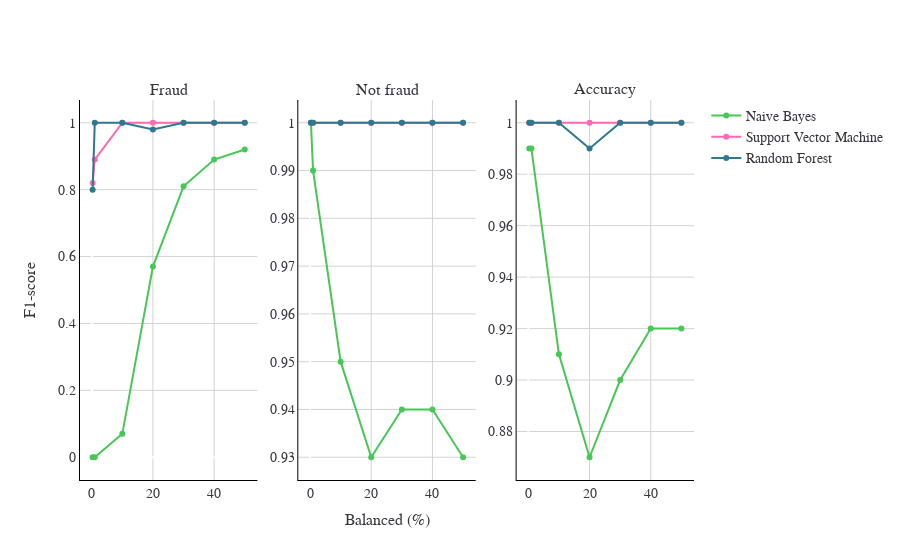

The notebook cell saved with this chart:
### Markdown cell above
#### Results

### Code cell
x_axis = ['0.3%', '1%', '10%', '20%', '30%', '40%', '50%']

fig = make_subplots(rows=1, cols=3, shared_xaxes=True, subplot_titles=['Fraud', 'Not fraud', 'Accuracy'], x_title='Balanced (%)', y_title='F1-score')

fig.add_traces([go.Scatter(x=x_axis, y=[0, 0, 0.07, 0.57, 0.81, 0.89, 0.92], name='Naive Bayes', line=dict(color="#46C756")),
                go.Scatter(x=x_axis, y=[0.82, 0.89, 1, 1, 1, 1, 1], name='Support Vector Machine', line=dict(color="#FF69B4")),
                go.Scatter(x=x_axis, y=[0.8, 1, 1, 0.98, 1, 1, 1], name='Random Forest', line=dict(color="#2E7890"))], rows=[1,1,1], cols=[1,1,1])

fig.add_traces([go.Scatter(x=x_axis, y=[1, 0.99, 0.95, 0.93, 0.94, 0.94, 0.93], line=dict(color="#46C756"), showlegend=False),
                go.Scatter(x=x_axis, y=[1, 1, 1, 1, 1, 1, 1], line=dict(color="#FF69B4"), showlegend=False),
                go.Scatter(x=x_axis, y=[1, 1, 1, 1, 1, 1, 1], line=dict(color="#2E7890"), showlegend=False)], rows=[1,1,1], cols=[2,2,2])

fig.add_traces([go.Scatter(x=x_axis, y=[0.99, 0.99, 0.91, 0.87, 0.90, 0.92, 0.92], line=dict(color="#46C756"), showlegend=False),
                go.Scatter(x=x_axis, y=[1, 1, 1, 1, 1, 1, 1], line=dict(color="#FF69B4"), showlegend=False),
                go.Scatter(x=x_axis, y=[1, 1, 1, 0.99, 1, 1, 1], line=dict(color="#2E7890"), showlegend=False)], rows=[1,1,1], cols=[3,3,3])

fig.update_layout(
plot_bgcolor = 'white',
font = {'family': 'Arial','size': 14,'color': '#37363d'})

fig.update_xaxes( showgrid=True, gridwidth=1, gridcolor='lightgray',
showline=True, linewidth=1, linecolor='black')

fig.update_yaxes(showgrid=True, gridwidth=1, gridcolor='lightgray',
showline=True, linewidth=1, linecolor='black')

fig.show()

### Figure 1 — Plotly figure (JSON) as saved in the notebook; plotly's stock layout.template omitted (floating-point values rounded to 4 significant figures)
{"data": [{"line": {"color": "#46C756"}, "name": "Naive Bayes", "type": "scatter", "x": ["0.3%", "1%", "10%", "20%", "30%", "40%", "50%"], "xaxis": "x", "y": [0, 0, 0.07, 0.57, 0.81, 0.89, 0.92], "yaxis": "y"}, {"line": {"color": "#FF69B4"}, "name": "Support Vector Machine", "type": "scatter", "x": ["0.3%", "1%", "10%", "20%", "30%", "40%", "50%"], "xaxis": "x", "y": [0.82, 0.89, 1, 1, 1, 1, 1], "yaxis": "y"}, {"line": {"color": "#2E7890"}, "name": "Random Forest", "type": "scatter", "x": ["0.3%", "1%", "10%", "20%", "30%", "40%", "50%"], "xaxis": "x", "y": [0.8, 1, 1, 0.98, 1, 1, 1], "yaxis": "y"}, {"line": {"color": "#46C756"}, "showlegend": false, "type": "scatter", "x": ["0.3%", "1%", "10%", "20%", "30%", "40%", "50%"], "xaxis": "x2", "y": [1, 0.99, 0.95, 0.93, 0.94, 0.94, 0.93], "yaxis": "y2"}, {"line": {"color": "#FF69B4"}, "showlegend": false, "type": "scatter", "x": ["0.3%", "1%", "10%", "20%", "30%", "40%", "50%"], "xaxis": "x2", "y": [1, 1, 1, 1, 1, 1, 1], "yaxis": "y2"}, {"line": {"color": "#2E7890"}, "showlegend": false, "type": "scatter", "x": ["0.3%", "1%", "10%", "20%", "30%", "40%", "50%"], "xaxis": "x2", "y": [1, 1, 1, 1, 1, 1, 1], "yaxis": "y2"}, {"line": {"color": "#46C756"}, "showlegend": false, "type": "scatter", "x": ["0.3%", "1%", "10%", "20%", "30%", "40%", "50%"], "xaxis": "x3", "y": [0.99, 0.99, 0.91, 0.87, 0.9, 0.92, 0.92], "yaxis": "y3"}, {"line": {"color": "#FF69B4"}, "showlegend": false, "type": "scatter", "x": ["0.3%", "1%", "10%", "20%", "30%", "40%", "50%"], "xaxis": "x3", "y": [1, 1, 1, 1, 1, 1, 1], "yaxis": "y3"}, {"line": {"color": "#2E7890"}, "showlegend": false, "type": "scatter", "x": ["0.3%", "1%", "10%", "20%", "30%", "40%", "50%"], "xaxis": "x3", "y": [1, 1, 1, 0.99, 1, 1, 1], "yaxis": "y3"}], "layout": {"annotations": [{"font": {"size": 16}, "showarrow": false, "text": "Fraud", "x": 0.1444, "xanchor": "center", "xref": "paper", "y": 1, "yanchor": "bottom", "yref": "paper"}, {"font": {"size": 16}, "showarrow": false, "text": "Not fraud", "x": 0.5, "xanchor": "center", "xref": "paper", "y": 1, "yanchor": "bottom", "yref": "paper"}, {"font": {"size": 16}, "showarrow": false, "text": "Accuracy", "x": 0.8556, "xanchor": "center", "xref": "paper", "y": 1, "yanchor": "bottom", "yref": "paper"}, {"font": {"size": 16}, "showarrow": false, "text": "Balanced (%)", "x": 0.5, "xanchor": "center", "xref": "paper", "y": 0, "yanchor": "top", "yref": "paper", "yshift": -30}, {"font": {"size": 16}, "showarrow": false, "text": "F1-score", "textangle": -90, "x": 0, "xanchor": "right", "xref": "paper", "xshift": -40, "y": 0.5, "yanchor": "middle", "yref": "paper"}], "font": {"color": "#37363d", "family": "Arial", "size": 14}, "plot_bgcolor": "white", "xaxis": {"anchor": "y", "domain": [0, 0.2889], "gridcolor": "lightgray", "gridwidth": 1, "linecolor": "black", "linewidth": 1, "showgrid": true, "showline": true}, "xaxis2": {"anchor": "y2", "domain": [0.3556, 0.6444], "gridcolor": "lightgray", "gridwidth": 1, "linecolor": "black", "linewidth": 1, "showgrid": true, "showline": true}, "xaxis3": {"anchor": "y3", "domain": [0.7111, 1], "gridcolor": "lightgray", "gridwidth": 1, "linecolor": "black", "linewidth": 1, "showgrid": true, "showline": true}, "yaxis": {"anchor": "x", "domain": [0, 1], "gridcolor": "lightgray", "gridwidth": 1, "linecolor": "black", "linewidth": 1, "showgrid": true, "showline": true}, "yaxis2": {"anchor": "x2", "domain": [0, 1], "gridcolor": "lightgray", "gridwidth": 1, "linecolor": "black", "linewidth": 1, "showgrid": true, "showline": true}, "yaxis3": {"anchor": "x3", "domain": [0, 1], "gridcolor": "lightgray", "gridwidth": 1, "linecolor": "black", "linewidth": 1, "showgrid": true, "showline": true}}}
